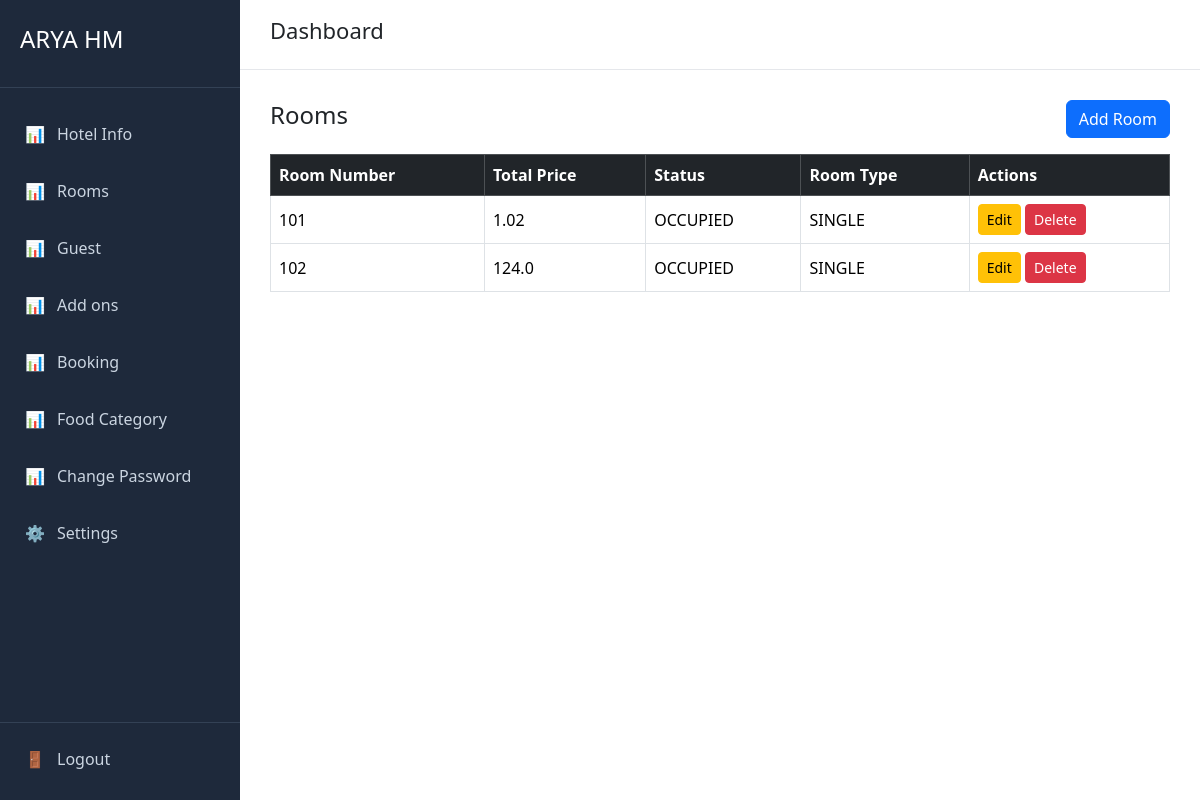
The page /room/ (signed in) on the database as committed earlier.
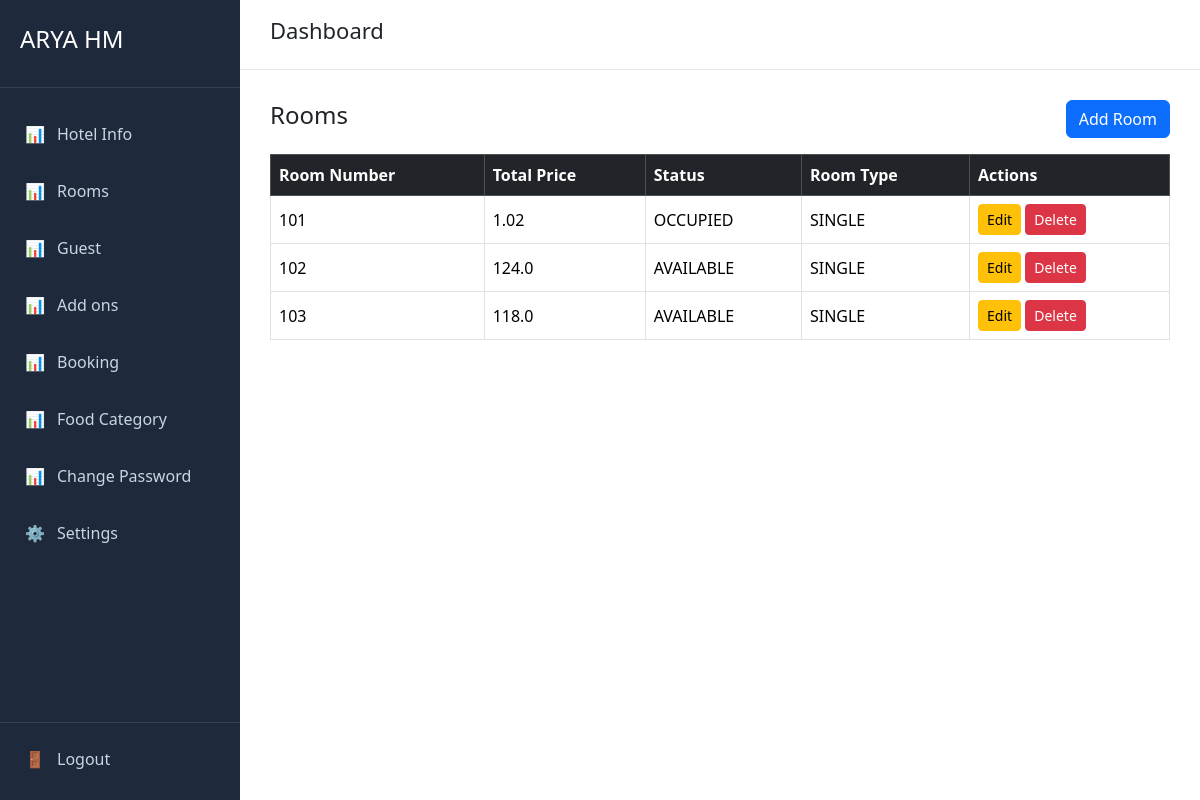
The same page on the database as committed later.
### room/models.py (models this page shows, shortened)
class Room(models.Model):
    hotel = models.ForeignKey(Hotel,on_delete=models.CASCADE,related_name='rooms')
    room_number = models.IntegerField()
    per_night_price=models.FloatField()
    state_tax_percentage=models.FloatField()
    center_tax_percentage=models.FloatField()
    room_type=models.CharField(max_length=30,choices=RoomType.choices,default=RoomType.SINGLE)
    status=models.CharField(max_length=30,choices=RoomStatus.choices,default=RoomStatus.AVAILABLE)
    create_at = models.DateTimeField(auto_now_add=True)
    update_at = models.DateTimeField(auto_now=True)
    deleted_at = models.DateTimeField(null=True, blank=True)
    @property
    def subtotal(self):
        return self.per_night_price
    @property
    def state_tax_amount(self):
        return self.subtotal * self.state_tax_percentage / 100
    @property
    def central_tax_amount(self):
        return self.subtotal * self.center_tax_percentage / 100
    @property
    def total_price(self):
        return (
            self.subtotal
            + self.state_tax_amount
            + self.central_tax_amount
        )

### room/views.py (the view)
# urls.py: path("room/", include("room.urls")),
@login_required
def room(request):
    form = RoomForm()
    hotel =getHotel(request)
    rooms = []
    if hotel is not None:
        rooms = hotel.rooms.all()
    else:
        logout(request)
    return render(request, "room/index.html", {"rooms":rooms,"form": form,"error":" Please enter a valid room."})

### hotel/models.py (called while the page is built)
    def __str__(self):
        return f"{self.user.username} - {self.hotel.name}"

### hotel/views.py (called while the page is built)
def getHotel(request):
    try:
        r =request.user.hotel_users.all()
        print(r)
        return r[0].hotel
    except Exception as e:
        print(e)
        return None

### room/templates/room/index.html (shortened to what this page needs)
{% extends "user/base.html" %}
{% block page_title %}
Dashboard
{% endblock %}
{% block content %}
<div class="d-flex justify-content-between align-items-center mb-3">
    <h4>Rooms</h4>
    <a href="{% url 'add_room_view' %}" class="btn btn-primary">
        Add Room
    </a>
</div>
<div class="table-responsive">
    <table class="table table-bordered table-hover align-middle">
        <thead class="table-dark">
            <tr>
                <th>Room Number</th>
                <th>Total Price</th>
                <th>Status</th>
                <th>Room Type</th>
                <th>Actions</th>
            </tr>
        </thead>
        <tbody>
            {% for room in rooms %}
            <tr>
                <td>{{ room.room_number }}</td>
                <td>{{ room.total_price }}</td>
                <td>{{ room.status | upper}}</td>
                <td>{{ room.room_type | upper}}</td>
                <td>
                    <a href="{% url 'edit_room_view' room.id %}"
                       class="btn btn-sm btn-warning">
                        Edit
                    </a>
                    <a href="{% url 'delete_room_view' room.id %}"
                       class="btn btn-sm btn-danger">
                        Delete
                    </a>
                </td>
            </tr>
            {% empty %}
            <tr>
                <td colspan="5" class="text-center">
                    No rooms available.
                </td>
            </tr>
            {% endfor %}
        </tbody>
    </table>
</div>
{% endblock %}

Rows that differ between the two databases and show on the page:
changed Room (number 2 of 3 on the later page): status "OCCUPIED" → "AVAILABLE"
added Room: room_number "103", total_price "118.0", status "AVAILABLE", room_type "SINGLE"
